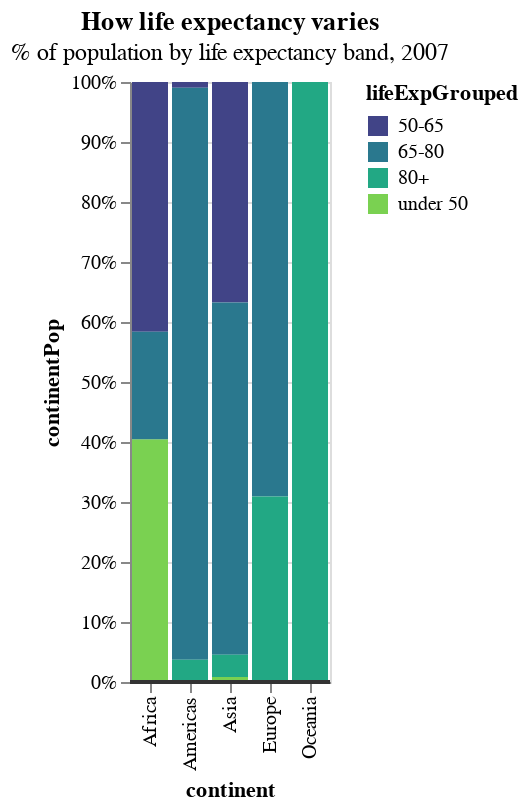

Notebook code for this chart:
### Code cell
stacked_bar_altair = (
    alt.Chart(stacked_bar_df)
    .mark_bar()
    .encode(x='continent',
            y=alt.Y('continentPop', stack='normalize',
                    axis=alt.Axis(format='%')),
            fill=alt.Fill('lifeExpGrouped', scale=alt.Scale(scheme='viridis')))
    .properties(title={'text': 'How life expectancy varies',
                       'subtitle': '% of population by life expectancy band, 2007'}
                )
)

overlay = overlay = pd.DataFrame({'continentPop': [0]})
hline = alt.Chart(overlay).mark_rule(
    color='#333333', strokeWidth=2).encode(y='continentPop:Q')


stacked_bar_altair + hline

### Figure 1 — Vega-Lite specification as saved in the notebook (floating-point values rounded to 4 significant figures)
{"config": {"view": {"continuousWidth": 400, "continuousHeight": 300}}, "layer": [{"data": {"name": "data-144d424e1e9fff33be59e9736a4970cd"}, "mark": "bar", "encoding": {"fill": {"type": "nominal", "field": "lifeExpGrouped", "scale": {"scheme": "viridis"}}, "x": {"type": "nominal", "field": "continent"}, "y": {"type": "quantitative", "axis": {"format": "%"}, "field": "continentPop", "stack": "normalize"}}, "title": {"text": "How life expectancy varies", "subtitle": "% of population by life expectancy band, 2007"}}, {"data": {"name": "data-d45d92cd6de2edfd11b04060325cd948"}, "mark": {"type": "rule", "color": "#333333", "strokeWidth": 2}, "encoding": {"y": {"type": "quantitative", "field": "continentPop"}}}], "$schema": "https://vega.github.io/schema/vega-lite/v4.0.2.json", "datasets": {"data-144d424e1e9fff33be59e9736a4970cd": [{"continent": "Africa", "lifeExpGrouped": "under 50", "continentPop": 376100000.0}, {"continent": "Africa", "lifeExpGrouped": "50-65", "continentPop": 386800000.0}, {"continent": "Africa", "lifeExpGrouped": "65-80", "continentPop": 166600000.0}, {"continent": "Africa", "lifeExpGrouped": "80+", "continentPop": null}, {"continent": "Americas", "lifeExpGrouped": "under 50", "continentPop": null}, {"continent": "Americas", "lifeExpGrouped": "50-65", "continentPop": 8503000.0}, {"continent": "Americas", "lifeExpGrouped": "65-80", "continentPop": 857000000.0}, {"continent": "Americas", "lifeExpGrouped": "80+", "continentPop": 33390000.0}, {"continent": "Asia", "lifeExpGrouped": "under 50", "continentPop": 31890000.0}, {"continent": "Asia", "lifeExpGrouped": "50-65", "continentPop": 1401000000.0}, {"continent": "Asia", "lifeExpGrouped": "65-80", "continentPop": 2238000000.0}, {"continent": "Asia", "lifeExpGrouped": "80+", "continentPop": 140900000.0}, {"continent": "Europe", "lifeExpGrouped": "under 50", "continentPop": null}, {"continent": "Europe", "lifeExpGrouped": "50-65", "continentPop": null}, {"continent": "Europe", "lifeExpGrouped": "65-80", "continentPop": 404900000.0}, {"continent": "Europe", "lifeExpGrouped": "80+", "continentPop": 181200000.0}, {"continent": "Oceania", "lifeExpGrouped": "under 50", "continentPop": null}, {"continent": "Oceania", "lifeExpGrouped": "50-65", "continentPop": null}, {"continent": "Oceania", "lifeExpGrouped": "65-80", "continentPop": null}, {"continent": "Oceania", "lifeExpGrouped": "80+", "continentPop": 24550000.0}], "data-d45d92cd6de2edfd11b04060325cd948": [{"continentPop": 0}]}}
